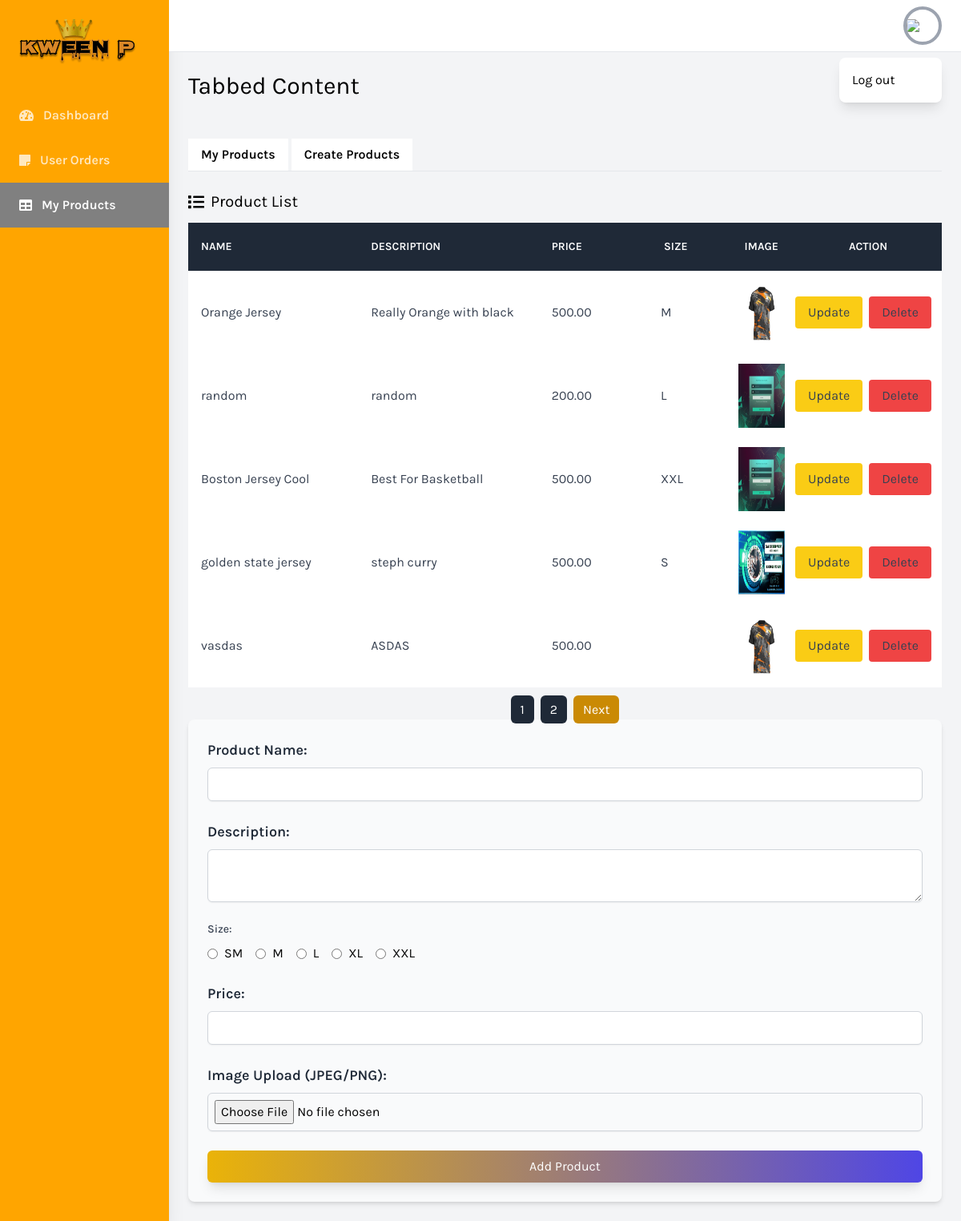
Page /myProducts.php on the committed database.
### tables this page shows
CREATE TABLE `products` (
  `id` int(11) NOT NULL,
  `name` varchar(255) NOT NULL,
  `description` text DEFAULT NULL,
  `price` decimal(10,2) NOT NULL,
  `image_url` varchar(255) DEFAULT NULL,
  `date_created` datetime DEFAULT current_timestamp(),
  `date_updated` datetime DEFAULT current_timestamp() ON UPDATE current_timestamp(),
  `size` enum('S','M','L','XL','XXL') DEFAULT NULL
);

### myProducts.php (the view, shortened to what this page needs)
<?php
$host = 'localhost';
$username = 'root';
$password = '';
$database = 'capstoneloginver2';
$db = new mysqli($host, $username, $password, $database);
$products_per_page = 5;
$current_page = isset($_GET['page']) ? (int)$_GET['page'] : 1;
$offset = ($current_page - 1) * $products_per_page;
$total_query = "SELECT COUNT(*) as total FROM products";
$total_result = $db->query($total_query);
$total_row = $total_result->fetch_assoc();
$total_products = $total_row['total'];
$total_pages = ceil($total_products / $products_per_page);
$query = "SELECT id, name, description, price, size, image_url FROM products LIMIT $products_per_page OFFSET $offset";
$result = $db->query($query);
?>
<!DOCTYPE html>
<html lang="en">
<head>
    <script src="https://cdn.tailwindcss.com"></script>
    <link href="https://cdn.jsdelivr.net/npm/aos@2.3.4/dist/aos.css" rel="stylesheet">
    <link href="https://cdnjs.cloudflare.com/ajax/libs/font-awesome/5.15.4/css/all.min.css" rel="stylesheet">
    <link rel="stylesheet" href="style.css">
</head>
<body class="bg-gray-100 font-family-karla flex">
    <aside class="relative bg-sidebar h-screen w-64 hidden sm:block shadow-xl">
        <div class="p-6">
        <img src="images/logo1.png" alt="">
        </div>
        <nav class="text-white text-base font-semibold pt-3">
            <a href="adminDashboard.php" class="flex items-center text-white opacity-75 hover:opacity-100 py-4 pl-6 nav-item">
                <i class="fas fa-tachometer-alt mr-3"></i>
                Dashboard
            </a>
            <a href="userOrder.php" class="flex items-center text-white opacity-75 hover:opacity-100 py-4 pl-6 nav-item">
                <i class="fas fa-sticky-note mr-3"></i>
                User Orders
            </a>
            <a href="myProducts.php" class="flex items-center active-nav-link text-white py-4 pl-6 nav-item">
                <i class="fas fa-table mr-3"></i>
                My Products
            </a>
        </nav>
    </aside>
    <div class="relative w-full flex flex-col h-screen overflow-y-hidden">
        <header class="w-full items-center bg-white py-2 px-6 hidden sm:flex">
            <div x-data="{ isOpen: false }" class="relative w-1/2 flex justify-end">
                <button @click="isOpen = !isOpen" class="realtive z-10 w-12 h-12 rounded-full overflow-hidden border-4 border-gray-400 hover:border-gray-300 focus:border-gray-300 focus:outline-none">
                    <img src="https://tse1.mm.bing.net/th?id=OIP.V0NH3fa-mZ4AJ94SEQTy_wHaHa&pid=Api&P=0&h=220">
                </button>
                <button x-show="isOpen" @click="isOpen = false" class="h-full w-full fixed inset-0 cursor-default"></button>
                <div x-show="isOpen" class="absolute w-32 bg-white rounded-lg shadow-lg py-2 mt-16">
                    <a href="logout.php" class="block px-4 py-2 account-link hover:text-white">Log out</a>
                </div>
            </div>
        </header>
        <div class="w-full h-screen overflow-x-hidden border-t flex flex-col">
            <main class="w-full flex-grow p-6">
                <h1 class="text-3xl text-black pb-6">Tabbed Content</h1>
                <div class="w-full mt-6" x-data="{ openTab: 1 }">
                <div>
                    <ul class="flex border-b">
                        <li class="-mb-px mr-1" @click="openTab = 1">
                            <a :class="openTab === 1 ? 'border-l border-t border-r rounded-t text-blue-700 font-semibold' : 'text-blue-500 hover:text-blue-800'" class="bg-white inline-block py-2 px-4 font-semibold" href="#">My Products</a>
                        </li>
                        <li class="mr-1" @click="openTab = 2">
                            <a :class="openTab === 2 ? 'border-l border-t border-r rounded-t text-blue-700 font-semibold' : 'text-blue-500 hover:text-blue-800'" class="bg-white inline-block py-2 px-4 font-semibold" href="#">Create Products</a>
                        </li>
                    </ul>
                </div>
                <div >
                    <div x-show="openTab === 1">
                                                            <div class="w-full mt-6">
                                        <p class="text-xl pb-3 flex items-center">
                                            <i class="fas fa-list mr-2"></i> Product List
                                        </p>
                                        <div class="bg-white overflow-auto">
                                            <table class="min-w-full bg-white">
                                                <thead class="bg-gray-800 text-white">
                                                    <tr>
                                                        <th class="w-1/5 text-left py-3 px-4 uppercase font-semibold text-sm">Name</th>
                                                        <th class="w-1/3 text-left py-3 px-4 uppercase font-semibold text-sm">Description</th>
                                                        <th class="w-1/5 text-left py-3 px-4 uppercase font-semibold text-sm">Price</th>
                                                        <th class="w-1/5 text-left py-3 px-4 uppercase font-semibold text-sm">Size</th>
                                                        <th class="w-1/5 text-center  uppercase font-semibold text-sm p-5">Image</th>
                                                        <th class="w-1/5 text-center py-3 px-4 uppercase font-semibold text-sm">Action</th>
                                                    </tr>
                                                </thead>
                                                <tbody class="text-gray-700">
    <?php if ($result->num_rows > 0): ?>
        <?php while ($row = $result->fetch_assoc()): ?>
            <tr>
                <td class="w-1/3 text-left py-3 px-4"><?php echo htmlspecialchars($row['name']); ?></td>
                <td class="w-1/3 text-left py-3 px-4"><?php echo htmlspecialchars($row['description']); ?></td>
                <td class="text-left py-3 px-4"><?php echo htmlspecialchars($row['price']); ?></td>
                <td class="text-left py-3 px-3"><?php echo htmlspecialchars($row['size']); ?></td>
                <td class="text-center p-3 ">
                    <img src="<?php echo htmlspecialchars($row['image_url']); ?>" alt="<?php echo htmlspecialchars($row['name']); ?>" class="w-40 h-20" download>
                </td>
                <td>
                    <div class="md:flex space-x-2">
                        <a href="updateProduct.php?id=<?php echo $row['id']; ?>">
                            <button class="bg-yellow-400 hover:bg-yellow-500 sm:px-4 sm:py-2 rounded">Update</button>
                        </a>
                        <form action="deleteProduct.php" method="POST" class="inline pr-3">
                            <button type="submit" class="bg-red-500 sm:px-4 hover:bg-red-600 sm:py-2 rounded">Delete</button>
                        </form>
                    </div>
                </td>
            </tr>
        <?php endwhile; ?>
    <?php else: ?>
        <tr>
            <td colspan="6" class="text-center py-3">No products found</td>
        </tr>
    <?php endif; ?>
</tbody>
                                            </table>
                                        </div>
                                    </div>
                                    <nav class="flex justify-center mt-4">
            <ul class="flex items-center space-x-2">
                <?php for ($i = 1; $i <= $total_pages; $i++): ?>
                    <li>
                        <a href="?page=<?= $i ?>" class="bg-gray-800 text-white px-3 py-2 rounded-md"><?= $i ?></a>
                    </li>
                <?php endfor; ?>
                <?php if ($current_page < $total_pages): ?>
                    <li>
                        <a href="?page=<?= $current_page + 1 ?>" class="bg-yellow-600 text-white px-3 py-2 rounded-md">Next</a>
                    </li>
                <?php endif; ?>
            </ul>
        </nav>
                    </div>
                </div>
                <div x-show="openTab === 2" class="p-6 bg-gray-50 rounded-lg shadow-md">
                    <form action="addProduct.php" method="POST" class="space-y-6" enctype="multipart/form-data">
                        <div class="space-y-2">
                            <label class="block text-lg font-semibold text-gray-800">Product Name:</label>
                            <input type="text" name="name" required class="mt-1 block w-full p-2 border border-gray-300 rounded-md shadow-sm focus:border-indigo-500 focus:ring focus:ring-indigo-200 focus:ring-opacity-50" />
                        </div>
                        <div class="space-y-2">
                            <label class="block text-lg font-semibold text-gray-800">Description:</label>
                            <textarea name="description" class="mt-1 block w-full p-2 border border-gray-300 rounded-md shadow-sm focus:border-indigo-500 focus:ring focus:ring-indigo-200 focus:ring-opacity-50"></textarea>
                        </div>
                        <div class="mb-4">
        <span class="block text-sm font-medium text-gray-700">Size:</span>
        <div class="flex space-x-4 mt-2">
            <label class="flex items-center"><input type="radio" name="size" value="SM" class="mr-2" /> SM</label>
            <label class="flex items-center"><input type="radio" name="size" value="M" class="mr-2" /> M</label>
            <label class="flex items-center"><input type="radio" name="size" value="L" class="mr-2" /> L</label>
            <label class="flex items-center"><input type="radio" name="size" value="XL" class="mr-2" /> XL</label>
            <label class="flex items-center"><input type="radio" name="size" value="XXL" class="mr-2" /> XXL</label>
        </div>
    </div>
                        <div class="space-y-2">
                            <label class="block text-lg font-semibold text-gray-800">Price:</label>
                            <input type="number" name="price" step="0.01" required class="mt-1 block w-full p-2 border border-gray-300 rounded-md shadow-sm focus:border-indigo-500 focus:ring focus:ring-indigo-200 focus:ring-opacity-50" />
                        </div>
                        <div class="space-y-2">
                            <label class="block text-lg font-semibold text-gray-800">Image Upload (JPEG/PNG):</label>
                            <input type="file" name="image" accept=".jpeg,.jpg,.png" required class="mt-1 block w-full p-2 border border-gray-300 rounded-md shadow-sm focus:border-indigo-500 focus:ring focus:ring-indigo-200 focus:ring-opacity-50" />
                        </div>
                        <button type="submit" class="mt-6 w-full bg-gradient-to-r from-yellow-500 to-indigo-600 text-white py-2 rounded-md shadow-lg hover:from-yellow-600 hover:to-gray-700 focus:outline-none focus:ring-2 focus:ring-offset-2 focus:ring-gray-500">
                            Add Product
                        </button>
                    </form>
                </div>
        </div>
    </div>
</body>
</html>

### myProducts.php (style rules this page uses)
.font-family-karla { font-family: karla; }
.bg-sidebar { background: orange; }
.active-nav-link { background: grey; }

### rows in the picture
products: name "Orange Jersey", description "Really Orange with black", price "500.00", size "M", image_url (picture)
products: name "random", description "random", price "200.00", size "L", image_url (picture)
products: name "Boston Jersey Cool", description "Best For Basketball", price "500.00", size "XXL", image_url (picture)
products: name "golden state jersey", description "steph curry", price "500.00", size "S", image_url (picture)
products: name "vasdas", description "ASDAS", price "500.00", image_url (picture)
